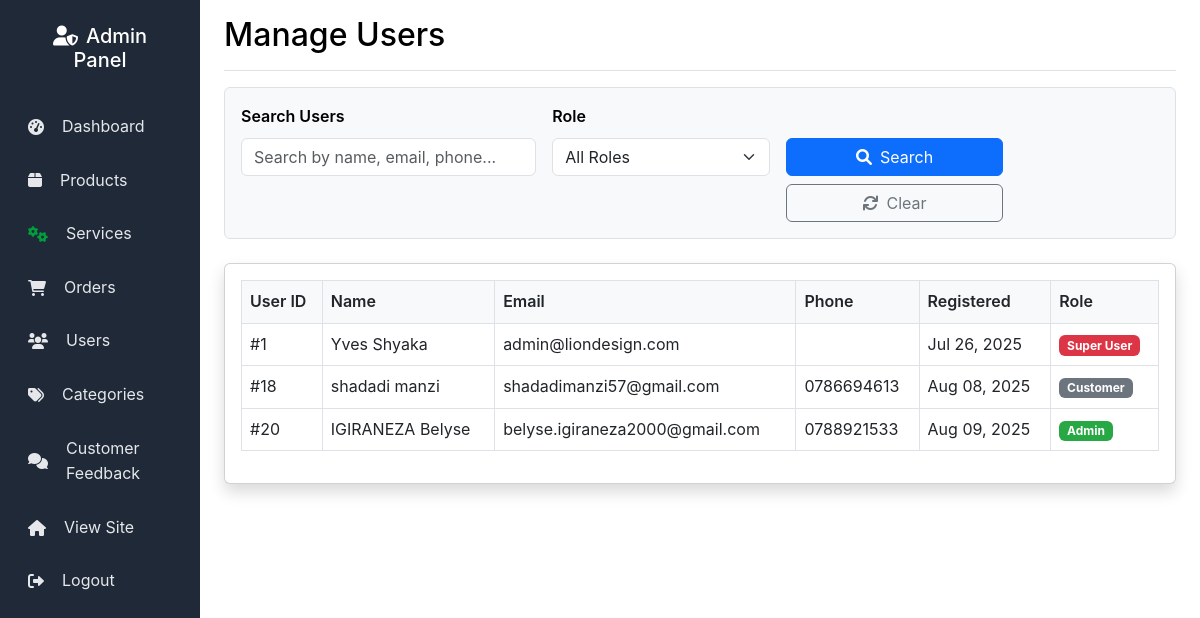
Page /admin/users.php (signed in) on the earlier database version.
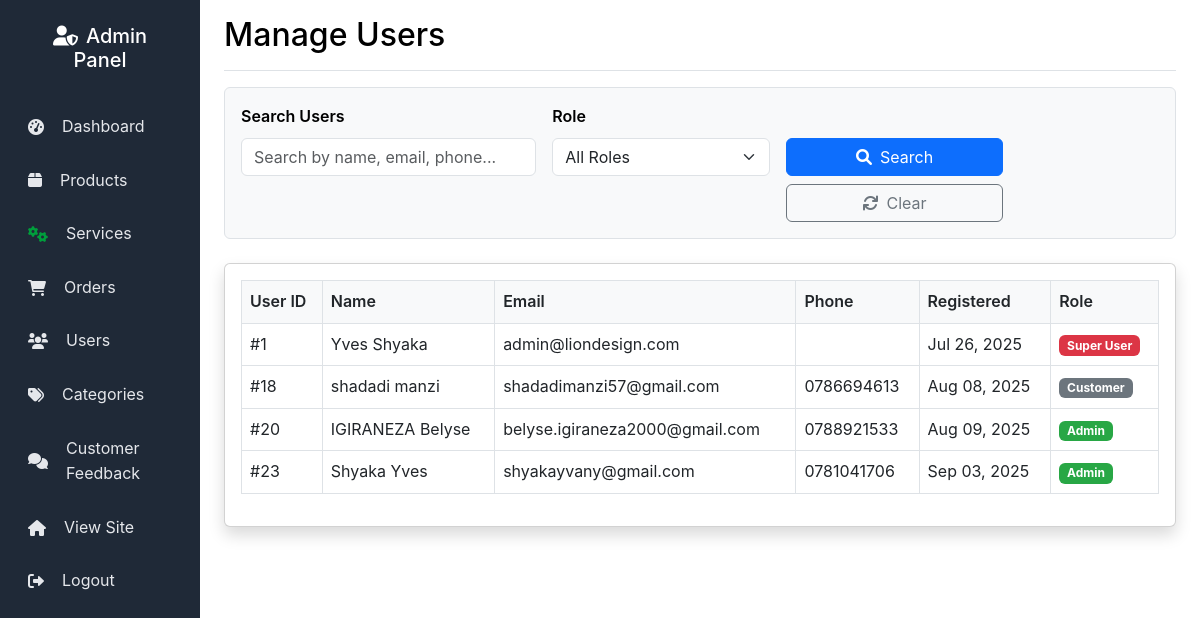
Same page on the later database version.
### tables this page shows
CREATE TABLE `users` (
  `id` int(11) NOT NULL,
  `email` varchar(255) NOT NULL,
  `password` varchar(255) NOT NULL,
  `first_name` varchar(100) NOT NULL,
  `last_name` varchar(100) NOT NULL,
  `phone` varchar(20) DEFAULT NULL,
  `address` text DEFAULT NULL,
  `created_at` timestamp NOT NULL DEFAULT current_timestamp(),
  `updated_at` timestamp NOT NULL DEFAULT current_timestamp() ON UPDATE current_timestamp(),
  `role` enum('super','admin','customer') DEFAULT 'customer'
);

### includes/functions.php (called while the page is built, shortened)
<?php
function getAllUsers($conn) {
    $stmt = $conn->prepare("SELECT id, email, first_name, last_name, phone, created_at, role FROM users");
    $stmt->execute();
    return $stmt->fetchAll(PDO::FETCH_ASSOC);
}
?>

### admin/users.php (the view, shortened to what the changed rows need)
<?php
require_once '../config/database.php';
require_once '../includes/functions.php';
$search = $_GET['search'] ?? '';
$role_filter = $_GET['role_filter'] ?? '';
$all_users = getAllUsers($conn);
$users = [];
$search_lower = strtolower(trim($search));
foreach ($all_users as $user) {
    $matches_search = empty($search_lower);
    $matches_role = empty($role_filter) || $user['role'] === $role_filter;
    if ($matches_search && $matches_role) {
        $users[] = $user;
    }
}
?>
<!DOCTYPE html>
<html lang="en">
<head>
    <link href="https://cdn.jsdelivr.net/npm/bootstrap@5.3.0/dist/css/bootstrap.min.css" rel="stylesheet">
    <link href="../assets/css/style.css" rel="stylesheet">
    <link href="admin.css?v=<?php echo time(); ?>" rel="stylesheet">
    <link href="https://cdnjs.cloudflare.com/ajax/libs/font-awesome/6.0.0/css/all.min.css" rel="stylesheet">
</head>
<body>
<div class="container-fluid">
    <div class="row">
        <main class="col-md-9 ms-sm-auto col-lg-10 px-md-4">
            <div class="d-flex justify-content-between flex-wrap flex-md-nowrap align-items-center pt-3 pb-2 mb-3 border-bottom">
                <h1 class="h2">Manage Users</h1>
            </div>
            <div class="card shadow mb-4">
                <div class="card-body">
                    <div class="table-responsive">
                        <table class="table table-bordered table-hover">
                            <thead class="bg-success text-white">
                                <tr>
                                    <th>User ID</th>
                                    <th>Name</th>
                                    <th>Email</th>
                                    <th>Phone</th>
                                    <th>Registered</th>
                                    <th>Role</th>
                                </tr>
                            </thead>
                            <tbody>
                            <?php foreach ($users as $user): ?>
                                <tr>
                                    <td>#<?php echo $user['id']; ?></td>
                                    <td><?php echo htmlspecialchars($user['first_name'] . ' ' . $user['last_name']); ?></td>
                                    <td><?php echo htmlspecialchars($user['email']); ?></td>
                                    <td><?php echo htmlspecialchars($user['phone']); ?></td>
                                    <td><?php echo date('M d, Y', strtotime($user['created_at'])); ?></td>
                                    <td>
                                        <?php if ($user['role'] === 'super'): ?>
                                            <span class="badge bg-danger">Super User</span>
                                        <?php elseif ($user['role'] === 'admin'): ?>
                                            <span class="badge bg-success">Admin</span>
                                        <?php else: ?>
                                            <span class="badge bg-secondary">Customer</span>
                                        <?php endif; ?>
                                    </td>
                                </tr>
                            <?php endforeach; ?>
                            </tbody>
                        </table>
                    </div>
                </div>
            </div>
        </main>
    </div>
</div>
</body>
</html>

Differences in the rows shown:
added users: id "23", first_name+last_name "Shyaka Yves", email "shyakayvany@gmail.com", phone "0781041706", created_at "Sep 03, 2025", role "Admin"
